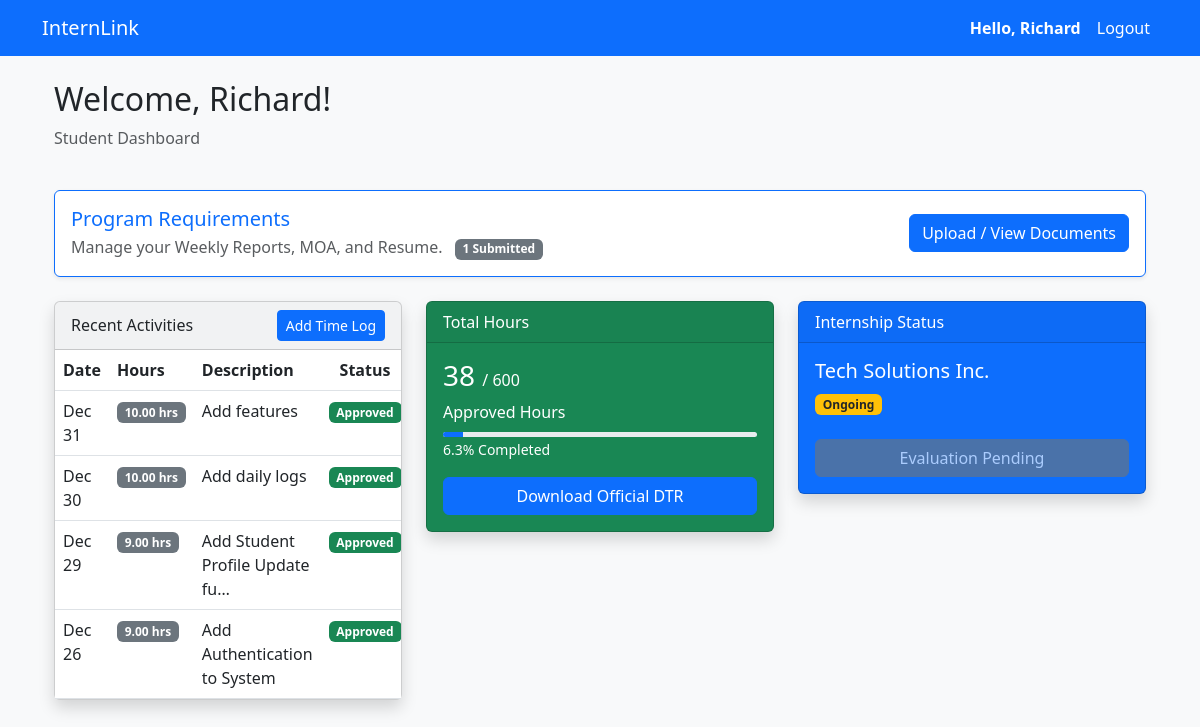
Page /dashboard/ (signed in) on the committed database.
### app/models.py (models this page shows, shortened)
class User(AbstractUser):
    class Role(models.TextChoices):
        STUDENT = "student", "Student"
        COORDINATOR = "coordinator", "Coordinator"
        SUPERVISOR = "supervisor", "Supervisor"
    email = models.EmailField(unique=True)
    role = models.CharField(max_length=20, choices=Role.choices)

class DailyLog(models.Model):
    internship = models.ForeignKey(
        "Internship", on_delete=models.CASCADE, related_name="daily_logs"
    )
    date = models.DateField()
    time_in = models.TimeField()
    time_out = models.TimeField()
    hours_rendered = models.DecimalField(
        max_digits=5,
        decimal_places=2,
        help_text="Total hours for the day",
        blank=True,
        null=True,
    )
    work_description = models.TextField(help_text="Summary of tasks accomplished")
    created_at = models.DateTimeField(auto_now_add=True)
    is_verified = models.BooleanField(default=False)

class Internship(models.Model):
    student = models.ForeignKey(
        "StudentProfile", on_delete=models.CASCADE, related_name="internships"
    )
    company = models.ForeignKey(
        "Company", on_delete=models.CASCADE, related_name="internships"
    )
    supervisor = models.ForeignKey(
        "SupervisorProfile",
        on_delete=models.SET_NULL,
        null=True,
        blank=True,
        related_name="internships",
    )
    coordinator = models.ForeignKey(
        "CoordinatorProfile",
        on_delete=models.SET_NULL,
        null=True,
        blank=True,
        related_name="internships",
    )
    start_date = models.DateField()
    end_date = models.DateField()
    required_hours = models.PositiveIntegerField(default=240)
    status = models.CharField(
        max_length=20,
        choices=[
            ("ongoing", "Ongoing"),
            ("completed", "Completed"),
            ("terminated", "Terminated"),
            ("pending", "Pending"),
        ],
        default="pending",
    )

class Company(models.Model):
    name = models.CharField(max_length=255)
    address = models.TextField()
    contact_person = models.CharField(max_length=255, blank=True, null=True)
    contact_email = models.EmailField(blank=True, null=True)
    contact_number = models.CharField(max_length=20, blank=True, null=True)

### app/views.py (the view, shortened to what this page needs)
# urls.py: path("dashboard/", views.dashboard_view, name="dashboard"),
@login_required
def dashboard_view(request):
    user = request.user
    if user.role == User.Role.STUDENT:
        student_profile = user.student_profile
        active_internship = Internship.objects.filter(
            student=student_profile, status="ongoing"
        ).first()
        total_hours = 0
        recent_logs = []
        required_hours = 600
        completion_percent = 0
        documents_count = 0
        has_evaluation = False
        if active_internship:
            documents_count = active_internship.student_reports.count()
            required_hours = active_internship.required_hours
            hours_data = active_internship.daily_logs.filter(
                is_verified=True
            ).aggregate(Sum("hours_rendered"))
            total_hours = hours_data["hours_rendered__sum"] or 0
            if required_hours > 0:
                completion_percent = (total_hours / required_hours) * 100
            recent_logs = active_internship.daily_logs.order_by("-date")[:5]
            has_evaluation = Evaluation.objects.filter(
                internship=active_internship
            ).exists()
        context = {
            "profile": student_profile,
            "internship": active_internship,
            "total_hours": total_hours,
            "required_hours": required_hours,
            "completion_percent": round(completion_percent, 1),
            "recent_logs": recent_logs,
            "documents_uploaded": documents_count,
            "has_evaluation": has_evaluation,
        }
        return render(request, "app/student_dashboard.html", context)
    return render(request, "app/error_dashboard.html")

### app/templates/app/student_dashboard.html (shortened to what this page needs)
{% extends 'app/base.html' %} {% block content %}
<div class="container">
  <div class="row mb-4">
    <div class="col-12">
      <h2>Welcome, {{ user.first_name }}!</h2>
      <p class="text-muted">Student Dashboard</p>
    </div>
  </div>
  <div class="row mb-4">
    <div class="col-12">
      <div class="card shadow-sm border-primary">
        <div class="card-body d-flex justify-content-between align-items-center">
          <div>
            <h5 class="card-title text-primary mb-1">
               Program Requirements
            </h5>
            <p class="card-text text-muted mb-0">
              Manage your Weekly Reports, MOA, and Resume.
              <span class="badge bg-secondary ms-2"
                >{{ documents_uploaded|default:"0" }} Submitted</span
              >
            </p>
          </div>
          <div>
            <a
              href="{% url 'upload_document' %}"
              class="btn btn-primary">
              Upload / View Documents
            </a>
          </div>
        </div>
      </div>
    </div>
  </div>
  <div class="row">
    <div class="col-md-4">
      <div class="card bg-light mb-3 shadow">
        <div class="card-header d-flex justify-content-between align-items-center">
          <span>Recent Activities</span>
          <a
            href="{% url 'add_daily_log' %}"
            class="btn btn-sm btn-primary"
            >Add Time Log</a
          >
        </div>
        <div class="card-body p-0">
          {% if recent_logs %}
          <div class="table-responsive">
            <table class="table table-hover mb-0">
              <thead>
                <tr>
                  <th>Date</th>
                  <th>Hours</th>
                  <th>Description</th>
                  <th class="text-center">Status</th>
                </tr>
              </thead>
              <tbody>
                {% for log in recent_logs %}
                <tr>
                  <td>{{ log.date|date:"M d" }}</td>
                  <td>
                    <span class="badge bg-secondary">{{ log.hours_rendered }} hrs</span>
                  </td>
                  <td>{{ log.work_description|truncatechars:30 }}</td>
                  <td class="text-center">
                    {% if log.is_verified %}
                    <span class="badge bg-success">Approved</span>
                    {% else %}
                    <span class="badge bg-warning text-dark">Pending</span>
                    {% endif %}
                  </td>
                </tr>
                {% endfor %}
              </tbody>
            </table>
          </div>
          {% else %}
          <div class="p-3 text-muted text-center">No logs found yet. Start your journey!</div>
          {% endif %}
        </div>
      </div>
    </div>
    <div class="col-md-4">
      <div class="card text-white bg-success mb-3 shadow">
        <div class="card-header">Total Hours</div>
        <div class="card-body">
          <h3 class="card-title">
            {{ total_hours }} <span class="fs-6">/ {{ required_hours }}</span>
          </h3>
          <p class="card-text mb-1">Approved Hours</p>
          <div
            class="progress mt-2"
            style="height: 5px">
            <div
              class="progress-bar bg-alert"
              role="progressbar"
              style="width: {{ completion_percent }}%;"
              aria-valuenow="{{ completion_percent }}"
              aria-valuemin="0"
              aria-valuemax="100"></div>
          </div>
          <small>{{ completion_percent }}% Completed</small>
          <div class="mt-3">
            <a
              href="{% url 'generate_dtr_pdf' internship.id %}"
              target="_blank"
              class="btn btn-primary w-100">
               Download Official DTR
            </a>
          </div>
        </div>
      </div>
    </div>
    <div class="col-md-4">
      <div class="card text-white bg-primary mb-3 shadow">
        <div class="card-header">Internship Status</div>
        <div class="card-body">
          {% if internship %}
          <h5 class="card-title">{{ internship.company.name }}</h5>
          <p class="card-text badge bg-warning text-dark">{{ internship.get_status_display }}</p>
          {% else %}
          <h5 class="card-title">Not Started</h5>
          <p class="card-text">You are not currently linked to a company.</p>
          {% endif %} {% if has_evaluation %}
          <div class="mt-2">
            <a
              href="{% url 'student_evaluation_detail' %}"
              class="btn btn-success w-100">
              <i class="bi bi-star-fill"></i> View Performance Grade
            </a>
          </div>
          {% else %}
          <div class="mt-2">
            <button
              class="btn btn-secondary w-100"
              disabled>
              Evaluation Pending
            </button>
          </div>
          {% endif %}
        </div>
      </div>
    </div>
  </div>
  {% endblock %}

### app/templates/app/base.html (shortened to what this page needs)
<!DOCTYPE html>
<html lang="en">
  <head>
    <link
      href="https://cdn.jsdelivr.net/npm/bootstrap@5.3.0/dist/css/bootstrap.min.css"
      rel="stylesheet" />
  </head>
  <body class="bg-light">
    <nav class="navbar navbar-expand-lg navbar-dark bg-primary">
      <div class="container">
        <a class="navbar-brand" href="{% url 'dashboard' %}">InternLink</a>
        <div class="collapse navbar-collapse">
          <ul class="navbar-nav ms-auto">
            {% if user.is_authenticated %}
            <li class="nav-item">
              <span class="nav-link text-white fw-bold">
                Hello, {{ user.first_name|default:user.username }}
              </span>
            </li>
            <li class="nav-item">
              <form action="{% url 'logout' %}" method="post" class="d-inline">
                <button
                  type="submit"
                  class="nav-link btn btn-link text-white"
                  style="text-decoration: none">
                  Logout
                </button>
              </form>
            </li>
            {% endif %}
          </ul>
        </div>
      </div>
    </nav>
    <div class="container mt-4">
       {% block content %} {% endblock %}
    </div>
  </body>
</html>

### rows in the picture
User: first_name "Richard"
DailyLog: date "Dec 31", hours_rendered "10.00", work_description "Add features", is_verified "Approved"
DailyLog: date "Dec 30", hours_rendered "10.00", work_description "Add daily logs", is_verified "Approved"
DailyLog: date "Dec 29", hours_rendered "9.00", work_description "Add Student Profile Update fu…", is_verified "Approved"
DailyLog: date "Dec 26", hours_rendered "9.00", work_description "Add Authentication to System", is_verified "Approved"
Internship: company.name "Tech Solutions Inc.", status "Ongoing"

### other values in the picture
{{ documents_uploaded|default:"0" }} "1"
{{ total_hours }} "38"
{{ required_hours }} "600"
{{ completion_percent }} "6.3"
